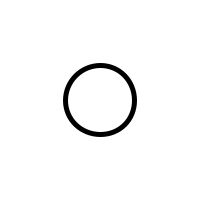
Frame 1 (no input)
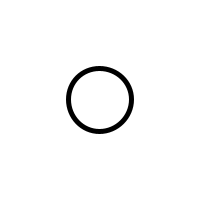
Frame 60 (the mouse pressed at the canvas centre just before this capture)
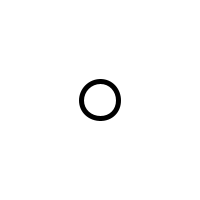
Frame 120 (the mouse held since frame 60 and released just before this capture)

The Processing sketch that drew these frames (run headless with seeded random() and noise(); from frame 60 on, the mouse is pressed at the canvas centre):

// Processing sketch: Perlin_Noise_Shock
// ── Perlin_Noise_Shock.pde
float v = 0.0;
float inc = 0.1;

void setup() {
  size(200, 200);
  noiseSeed(0);
  frameRate(25);
}

void draw() {
  background(255);
  strokeWeight(5);
  ellipse(100, 100, noise(v+inc)*100, noise(v+inc)*100);
  v = v + inc;
  inc++;
}
